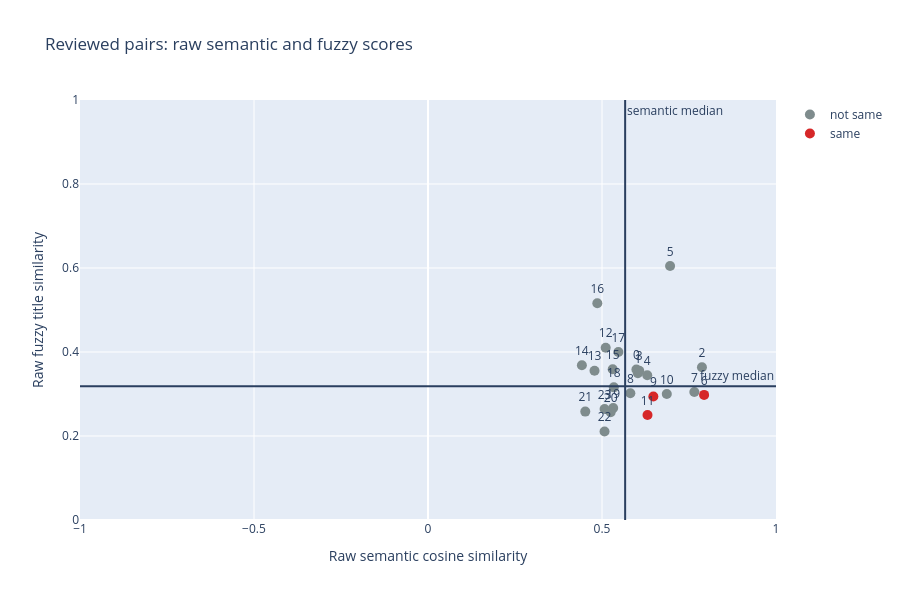

Notebook code for this chart:
### Markdown cell above
## 7. Record a quick human judgment

For each row, read `title_a` and `title_b` as the two things being compared, using their descriptions as context. Decide whether the titles name the **same underlying product property**—not simply whether they are both useful features or could appear on the same product. Mark `same` for synonyms or equivalent labels; mark `not_same` for different properties. For example (illustrative), “windproof” and “waterproof” are both protective features but describe different properties, so they would be `not_same`. If a title is too vague to judge even with its descriptions, leave that pair out.

Enter your judgments in the dictionary below using the displayed `pair_id` values. Leave a pair out if you cannot judge it. The next cell reports how often median correction zeroes each signal for pairs you marked `same` and `not_same`, compares the final scores with and without that correction, and plots the raw semantic and fuzzy scores with their medians.

The sample is small and intentionally balanced, so use it to identify obvious problems and decide whether a larger labeled test is worthwhile—not to claim a precise error rate.

### Code cell
# Replace None with "same" or "not_same" for the pairs you reviewed.
#DECIDE wether the titles describe the same underlaying product property:
review_labels = {
    0: "not_same",
    1: "not_same",
    2: "not_same",
    3: "not_same",
    4: "not_same",
    5: "not_same",
    6: "same", # property secure hold
    7: "not_same",
    8: "not_same",
    9: "same", #property lightweight shoes
    10: "not_same",
    11: "same", #property waterproofiness
    12: "not_same",
    13: "not_same",
    14: "not_same",
    15: "not_same",
    16: "not_same",
    17: "not_same",
    18: "not_same",
    19: "not_same",
    20: "not_same",
    21: "not_same",
    22: "not_same",
    23: "not_same"
}

invalid_labels = set(review_labels.values()) - {"same", "not_same"}
if invalid_labels:
    raise ValueError(f"Use only 'same' or 'not_same'; invalid labels: {invalid_labels}")

labeled = [row for row in review_rows if row["pair_id"] in review_labels]
if not labeled:
    print("No judgments entered yet. Fill in review_labels above and rerun this cell.")
else:
    same_pairs = [row for row in labeled if review_labels[row["pair_id"]] == "same"]
    not_same_pairs = [row for row in labeled if review_labels[row["pair_id"]] == "not_same"]
    print(f"Reviewed {len(labeled)} pairs; {len(same_pairs)} marked same-property and {len(not_same_pairs)} marked different-property.")

    zeroing_tests = [
        ("semantic median", "semantic_zeroed"),
        ("fuzzy median", "fuzzy_zeroed"),
    ]
    print("For each signal, these counts show how many reviewed examples the median correction sets to zero:")
    for name, zeroed_column in zeroing_tests:
        same_zeroed = sum(row[zeroed_column] for row in same_pairs)
        not_same_zeroed = sum(row[zeroed_column] for row in not_same_pairs)
        print(
            f"{name}: same-property {same_zeroed}/{len(same_pairs)}; "
            f"different-property {not_same_zeroed}/{len(not_same_pairs)}"
        )

    print("Final similarity scores with and without median correction:")
    pprint([
        {
            "pair_id": row["pair_id"],
            "label": review_labels[row["pair_id"]],
            "titles": f'{row["title_a"]} <> {row["title_b"]}',
            "current": round(row["final_current"], 3),
            "no_median": round(row["final_no_median"], 3),
        }
        for row in labeled
    ], width=160)

    print("Raw semantic and fuzzy scores for reviewed pairs; solid lines mark their medians:")
    fig = go.Figure()
    for human_label, color in [("not_same", "#7f8c8d"), ("same", "#d62728")]:
        group = [row for row in labeled if review_labels[row["pair_id"]] == human_label]
        if not group:
            continue
        fig.add_trace(go.Scatter(
            x=[row["semantic_raw"] for row in group],
            y=[row["fuzzy_raw"] for row in group],
            mode="markers+text",
            text=[str(row["pair_id"]) for row in group],
            textposition="top center",
            marker={"size": 10, "color": color},
            name=human_label.replace("_", " "),
            customdata=[[row["title_a"], row["title_b"]] for row in group],
            hovertemplate=(
                "Pair %{text}: %{customdata[0]} <> %{customdata[1]}"
                "<br>Raw semantic: %{x:.3f}<br>Raw fuzzy: %{y:.3f}<extra></extra>"
            ),
        ))
    fig.add_vline(x=semantic_baseline, line_dash="solid", annotation_text="semantic median")
    fig.add_hline(y=fuzzy_baseline, line_dash="solid", annotation_text="fuzzy median")
    fig.update_layout(
        title="Reviewed pairs: raw semantic and fuzzy scores",
        xaxis_title="Raw semantic cosine similarity",
        yaxis_title="Raw fuzzy title similarity",
        xaxis={"range": [-1, 1]},
        yaxis={"range": [0, 1]},
        width=900,
        height=600,
    )
    display(fig)

### Figure 1 — Plotly figure (JSON) as saved in the notebook; plotly's stock layout.template omitted (floating-point values rounded to 4 significant figures)
{"data": [{"customdata": [["High stretch and anatomically optimised fit", "Ultra-lightweight design"], ["Premium high-stretch material back", "Invisible under a loose short"], ["Silicone-enhanced palm sections", "Comfortable padded palms"], ["Comfortable padded palms", "Insulating & Breathable"], ["Aerodynamic dial coverage", "Bonded cuffs, hems, and high collar"], ["Extra reinforcement", "Cordura®-reinforced shaft"], ["Windproof softshell 3-layer panels", "High-performance fabric with 10K water resistance and 40K breathability"], ["Aerodynamic coverage", "YKK 2-way Vislon AquaGuard zipper"], ["All-season wear", "Premium merino wool blend"], ["Silicone palm grip", "Insulating & breathable"], ["Odor-resistant lining", "Power-saving performance"], ["Optimised finger split", "Pure merino wool"], ["Extremely breathable", "Female-specific fit"], ["Versatile style", "Soft sweat wiper"], ["Compression shaft", "Raised micro-textured core panels"], ["Insulating fleece inner", "Raw cut sleeves"], ["Reinforced base", "No Itch Comfort"], ["Thermal knit structure", "Zipped leg pocket"], ["Zipperless comfort", "Enhanced grip"], ["Windproof softshell fabric", "Subtle style"], ["Comfortable mesh suspenders", "Tight fitting lid, no leaks"]], "hovertemplate": "Pair %{text}: %{customdata[0]} <> %{customdata[1]}<br>Raw semantic: %{x:.3f}<br>Raw fuzzy: %{y:.3f}<extra></extra>", "marker": {"color": "#7f8c8d", "size": 10}, "mode": "markers+text", "name": "not same", "text": ["0", "1", "2", "3", "4", "5", "7", "8", "10", "12", "13", "14", "15", "16", "17", "18", "19", "20", "21", "22", "23"], "textposition": "top center", "type": "scatter", "x": [0.5988, 0.6031, 0.7872, 0.6071, 0.63, 0.6956, 0.7653, 0.5815, 0.6862, 0.5106, 0.4785, 0.4422, 0.5308, 0.4865, 0.547, 0.534, 0.5322, 0.5249, 0.4519, 0.5072, 0.5074], "y": [0.3582, 0.3492, 0.3636, 0.3556, 0.3448, 0.6047, 0.3048, 0.3019, 0.3, 0.4103, 0.3556, 0.3684, 0.359, 0.5161, 0.4, 0.3158, 0.2667, 0.2564, 0.2581, 0.2105, 0.2642]}, {"customdata": [["High stretch and secure fit", "Silicone Hem Gripper"], ["Road-specific fit", "Featherlight feel"], ["Silicone-sealed edges", "YKK 2-way waterproof zipper"]], "hovertemplate": "Pair %{text}: %{customdata[0]} <> %{customdata[1]}<br>Raw semantic: %{x:.3f}<br>Raw fuzzy: %{y:.3f}<extra></extra>", "marker": {"color": "#d62728", "size": 10}, "mode": "markers+text", "name": "same", "text": ["6", "9", "11"], "textposition": "top center", "type": "scatter", "x": [0.7934, 0.6476, 0.6308], "y": [0.2979, 0.2941, 0.25]}], "layout": {"annotations": [{"showarrow": false, "text": "semantic median", "x": 0.5665, "xanchor": "left", "xref": "x", "y": 1, "yanchor": "top", "yref": "y domain"}, {"showarrow": false, "text": "fuzzy median", "x": 1, "xanchor": "right", "xref": "x domain", "y": 0.3182, "yanchor": "bottom", "yref": "y"}], "height": 600, "shapes": [{"line": {"dash": "solid"}, "type": "line", "x0": 0.5665, "x1": 0.5665, "xref": "x", "y0": 0, "y1": 1, "yref": "y domain"}, {"line": {"dash": "solid"}, "type": "line", "x0": 0, "x1": 1, "xref": "x domain", "y0": 0.3182, "y1": 0.3182, "yref": "y"}], "title": {"text": "Reviewed pairs: raw semantic and fuzzy scores"}, "width": 900, "xaxis": {"range": [-1, 1], "title": {"text": "Raw semantic cosine similarity"}}, "yaxis": {"range": [0, 1], "title": {"text": "Raw fuzzy title similarity"}}}}
